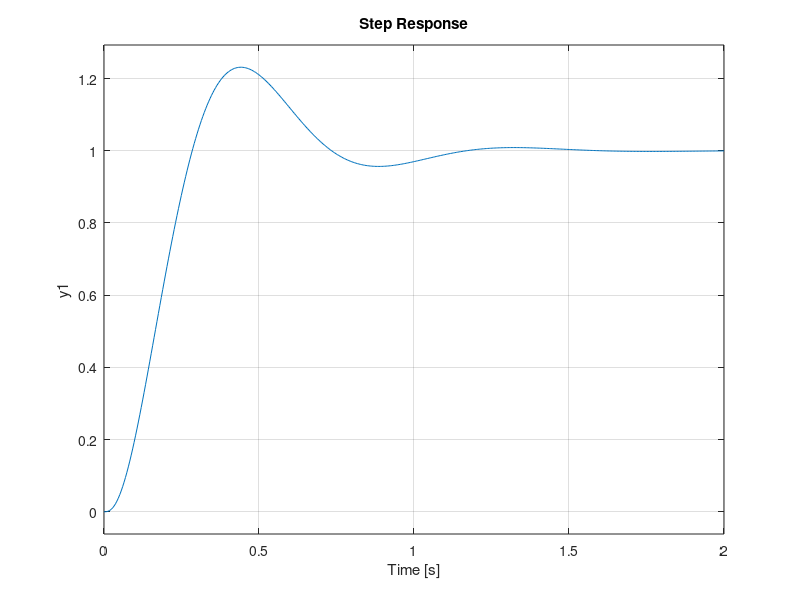
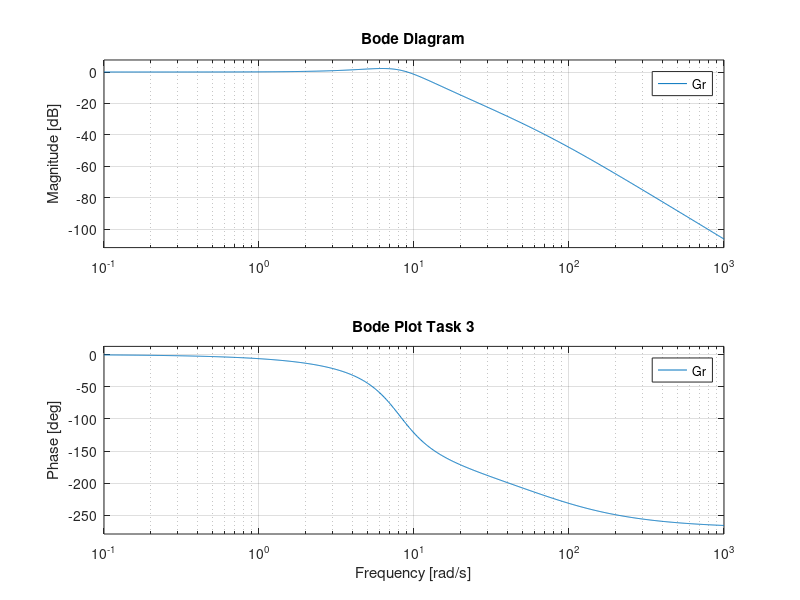

MATLAB code to generate these figures, in order: (Note: this script raises an error after producing the figures.)
clc; clear all; close all;

k1=4.5;
T1=0.2;
T2=0.015;
k2=2;
T3=0.1;
T4=0.25;

s=tf('s');
C=k1*(T1*s+1)/(T2*s+1);
G=k2/(s*(T3*s+1)*(T4*s+1));
H=1;
Gr=feedback(C*G,H);

figure;
step(Gr);
title('Step Response');

figure;
bode(Gr);
grid on;
title('Bode Plot Task 3');

[mag, phase, omega] = bode(Gr);
[maxMag, idx] = max(mag(:));
resonantFreq = omega(idx);

disp(['Maximum Magnitude: ', num2str(maxMag)]);
disp(['Resonant Frequency: ', num2str(resonantFreq), ' rad/s']);

info = stepinfo(Gr);
disp(['Settling time (seconds): ', num2str(info.SettlingTime)]);
disp(['Overshoot (%): ', num2str(info.Overshoot)]);
